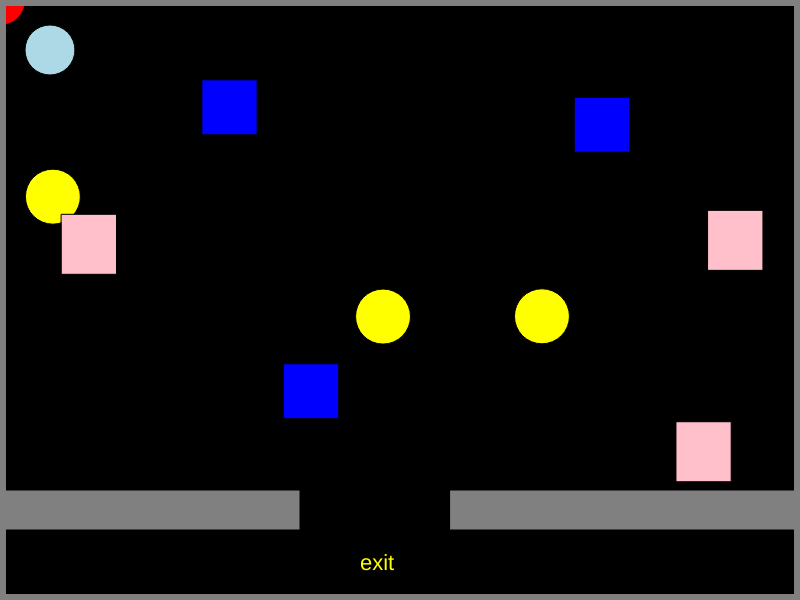
Frame 1 (no input)
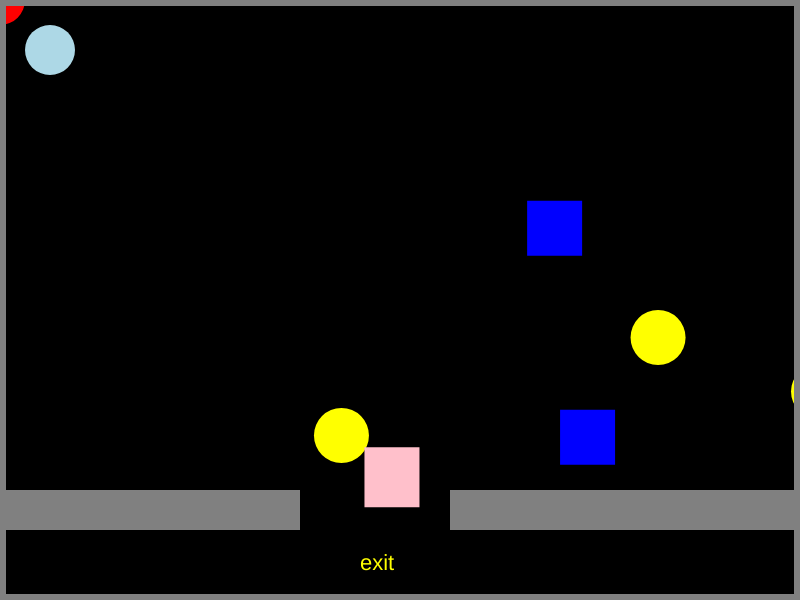
Frame 60 (no input)
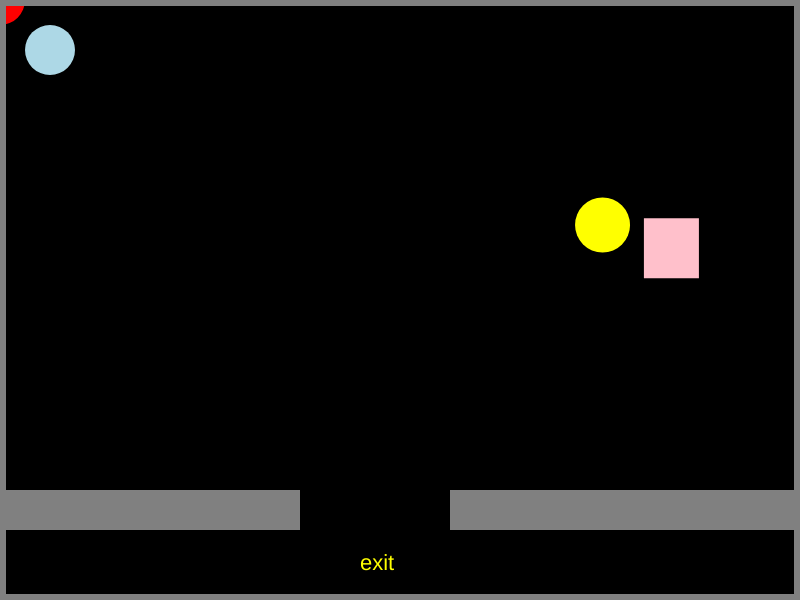
Frame 120 (the mouse pressed at the canvas centre since frame 60)

The p5.js sketch that drew these frames (run headless with seeded random() and noise() and a simulated clock; from frame 60 on, the mouse is pressed at the canvas centre):

// p5.js sketch
// ── sketch.js
//Assignment 14 EXC - Ingrid Lickiss
// Player
let x = 50;
let y = 50;
let diameter = 50;

// Clicker obstacle
let mousex = 0;
let mousey = 0;

// Win condition
let gameWon = false;

//Updated Obstacle Arrays
//you have to make them plural or it confuses the computer*TheMoreYouKnOw
// Square obstacle
let squares = [];
// Circle obstacle
let circles = [];
//Rectangle obstacle
let rects = [];

//Okay, let's try to add some Class

//CLASS**********************************************************
//Square Class Attempt
class SquareObstacle 
{ //Class open
    constructor (x, y, size, color)
  {//constructor open
    this.x = x;
    this.y = y;
    this.size = size;
    this.color = color;
    this.speed = random(1,5);
  }//constructor close
  

  //now we want to display it with a function
  display ()
  {//display open
    fill (this.color);
   square (this.x, this.y, this.size);
  }//display close
  
  //One more, we want it to move! Random movement. This is going to replace our draw movement function.
  movement ()
{
    this.x += random(2,8)
    this.y += this.speed;
//keep the if statement bit change the array to class
 if (this.y >= 450 || this.y <= 0) 
   {
  this.speed *= -1; 
   }
// same thing for 
//bounce
    if (this.x > 800) 
      {
   // this.x = 0;
      }
}
}//class close

// ONE MORE TIME*************************************

//Circle Class Attempt
class CircleObstacle
{//class open
  constructor(x, y, diameter, color ) 
  {//constructor open
    this.x = x;
    this.y = y;
    this.diameter = diameter;
    this.color = color;
    this.speed = random(1,5)
  }//constructor close
  //now we want to display it with a function
  display ()
  {//display open
    fill (this.color);
   ellipse (this.x, this.y, this.diameter);
  }//display close
  
  movement ()
{
    this.x += random (0,10)
    this.y += this.speed;
//keep the if statement bit change the array to class
 if (this.y >= 450 || this.y <= 0) 
   {
  this.speed *= -1; 
   } 
//bounce
    if (this.x > 800) 
      {
   // this.x = 0;
      }
}
}//class close

//Rectangle Class ************************************************
class RectangleObstacle 
{ //Class open
    constructor (x, y, size, height, color)
  {//constructor open
    this.x = x;
    this.y = y;
    this.size = size;
    this.height = height;
    this.color = color;
    this.speed = random(1,5);
  }//constructor close
  

  //now we want to display it with a function
  display ()
  {//display open
    fill (this.color);
   rect (this.x, this.y, this.size, this.height);
  }//display close
 
  movement ()
{
    this.x += random (0,10)
    this.y += this.speed;
//keep the if statement bit change the array to class
 if (this.y >= 450 || this.y <= 0) 
   {
  this.speed *= -1; 
   }
// same thing for 
//bounce
    if (this.x > 800) 
      {
   // this.x = 0;
      }
}
}//class close

// SETUP *************************************************
function setup() {
  createCanvas(800, 600);
  
//Set up for obstacles
  //I had to reference chat GPT for this i could not understand how to do this. New creates a new object and helps store it in your array. Here we add the value just like we did when making arrays, but give it the class to reference back to.
  
  //I'm a little lost still, but trying my best to figure it out. The dog examples werent super helpful and kinda pissed me off. Im trying really hard to learn here.
  //SquareObstacles
  squares [0] = new SquareObstacle (random(800), random (450), 55, "blue");
  squares [1] = new SquareObstacle (random(800), random (450), 55, "blue");
  squares [2] = new SquareObstacle (random(800), random (450), 55, "blue");
  
  circles [0] = new CircleObstacle (random(800), random (450), 55, "yellow");
  circles [1] = new CircleObstacle (random(800), random (450), 55, "yellow");
  circles [2] = new CircleObstacle (random(800), random (450), 55, "yellow");
  
  rects [0] = new RectangleObstacle (random(800), random (450), 55, 60, "pink");
  rects [1] = new RectangleObstacle (random(800), random (450), 55, 60, "pink");
  rects [2] = new RectangleObstacle (random(800), random (450), 55, 60, "pink");
}
  
// DRAW************************************************************
function draw() {
  background(0);
  drawPlayer ();
  drawObstacles ();
  drawPlayerMovement ();
  drawExit ();
  drawVictory ();
  drawClickobstacle ();
  drawBorder ();
  // adding function for Display - nevermind I guess you dont do that
}

//Square movement and display info
function drawObstacles () {
        for(let i = 0; i < squares.length; i++)
        {
            squares [i].movement ();
            squares [i].display ();
        }
   for(let i = 0; i < circles.length; i++)
        {
            circles [i].movement ();
            circles [i].display ();
        }
   for(let i = 0; i < rects.length; i++)
        {
            rects [i].movement ();
            rects [i].display ();
        }
    }
  // Player XX
  function drawPlayer () 
{fill("lightblue");
  circle(x, y, diameter);}

  // Exit boxesXX
  function drawExit () {fill("grey");
  rect(450, 490, 400, 40);
  rect(0, 490, 300, 40);

  // Exit text
  fill("yellow");
  textSize(22);
  noStroke();
  text("exit", 360, 570);}

  // Win Text
  function drawVictory () { if (gameWon) {
    textSize(33);
    fill("green");
    noStroke();
    textAlign(CENTER);
    text("You Won!", width / 2, height / 2);
  }}
  
  // Clicker obstacle
  function drawClickobstacle () {fill("red");
  circle(mousex, mousey, 50);}

  // Player Movement
  function drawPlayerMovement ()
{
  if (y > 490 && x >= 330 && x <= 450) 
  {
    gameWon = true;
  }

  if (x >= 800) {
    x = 0;
  } else if (x <= 0) {
    x = 800;
  }

  if (y <= 0) {
    y = 0;
  } else if (y >= 600) {
    y = 0;
  }

  if (keyIsDown(83)) {
    y += 10;
  } else if (keyIsDown(87)) {
    y -= 10;
  }

  if (y > 465 && !(x >= 330 && x <= 450)) {
    y = 465;
  }

  if (keyIsDown(65)) {
    x -= 10;
  } else if (keyIsDown(68)) { // D
    x += 10;
  }
  
}

// Mouse Click Obstacle
function mouseClicked() {
  mousex = mouseX;
  mousey = mouseY;
}

//Random Number
function getRandomNumber(number)
    {
        return Math.floor(Math.random()*number)+10;
    }

//Border
  function drawBorder ()
  {noFill()
  strokeWeight(12)
  stroke("grey")
  rect(0, 0, 800, 600)
  noStroke()}
